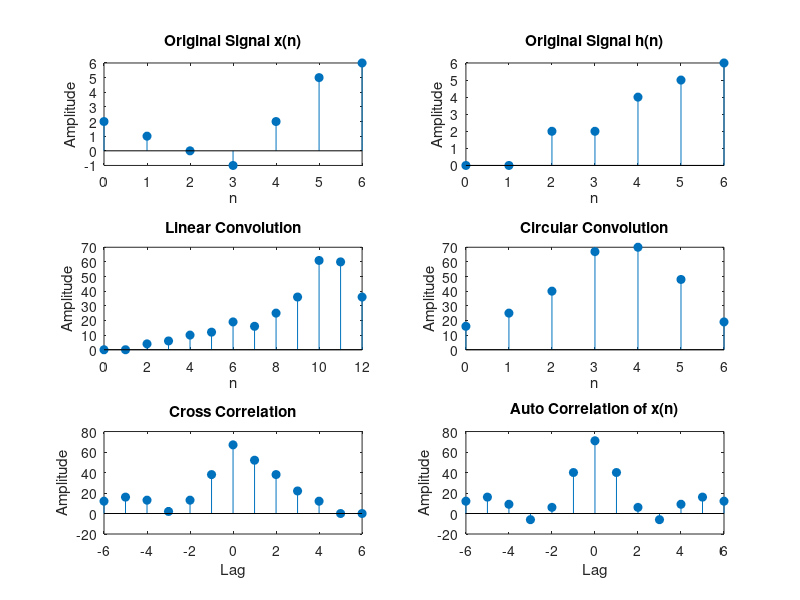

Recreate this plot in MATLAB. (Note: this script raises an error after producing the figure.)
% Given signals
x = [2, 1, 0, -1, 2, 5, 6];
h = [0, 0, 2, 2, 4, 5, 6];

% Linear convolution
lin_conv = conv(x, h);

% Circular convolution (length = max(length(x), length(h)))
N = max(length(x), length(h));
circ_conv = cconv(x, h, N);

% Cross-correlation
cross_corr = xcorr(x, h);

% Auto-correlation of x(n)
auto_corr = xcorr(x);

% Plotting
figure;
subplot(3,2,1);
stem(0:length(x)-1, x, 'filled');
title('Original Signal x(n)');
xlabel('n'); ylabel('Amplitude');

subplot(3,2,2);
stem(0:length(h)-1, h, 'filled');
title('Original Signal h(n)');
xlabel('n'); ylabel('Amplitude');

subplot(3,2,3);
stem(0:length(lin_conv)-1, lin_conv, 'filled');
title('Linear Convolution');
xlabel('n'); ylabel('Amplitude');

subplot(3,2,4);
stem(0:length(circ_conv)-1, circ_conv, 'filled');
title('Circular Convolution');
xlabel('n'); ylabel('Amplitude');

subplot(3,2,5);
stem(-(length(x)-1):(length(h)-1), cross_corr, 'filled');
title('Cross Correlation');
xlabel('Lag'); ylabel('Amplitude');

subplot(3,2,6);
stem(-(length(x)-1):(length(x)-1), auto_corr, 'filled');
title('Auto Correlation of x(n)');
xlabel('Lag'); ylabel('Amplitude');

sgtitle('Signal Operations: Original, Convolution and Correlation');
